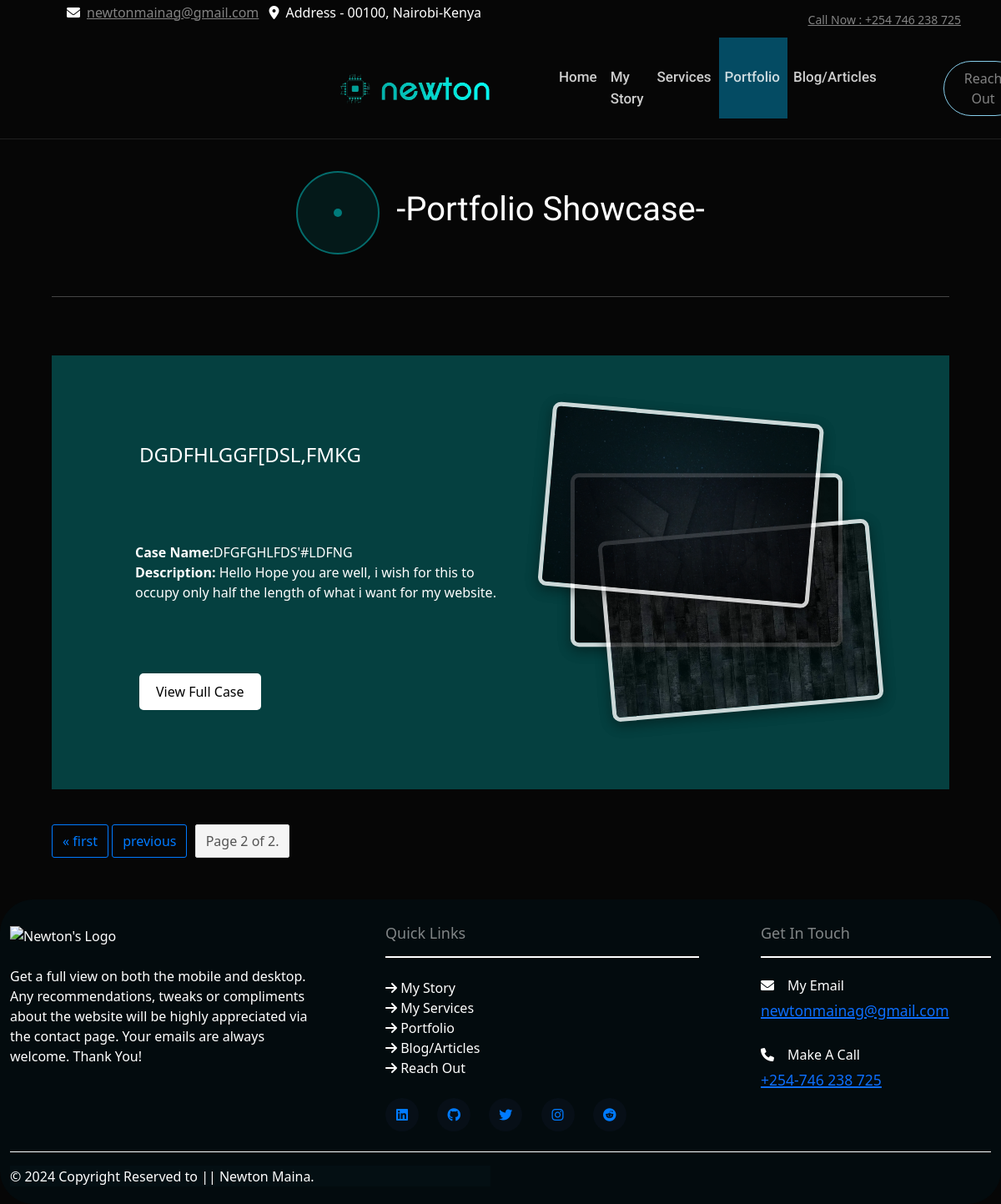
The app's page /portfolio?page=2, older data.
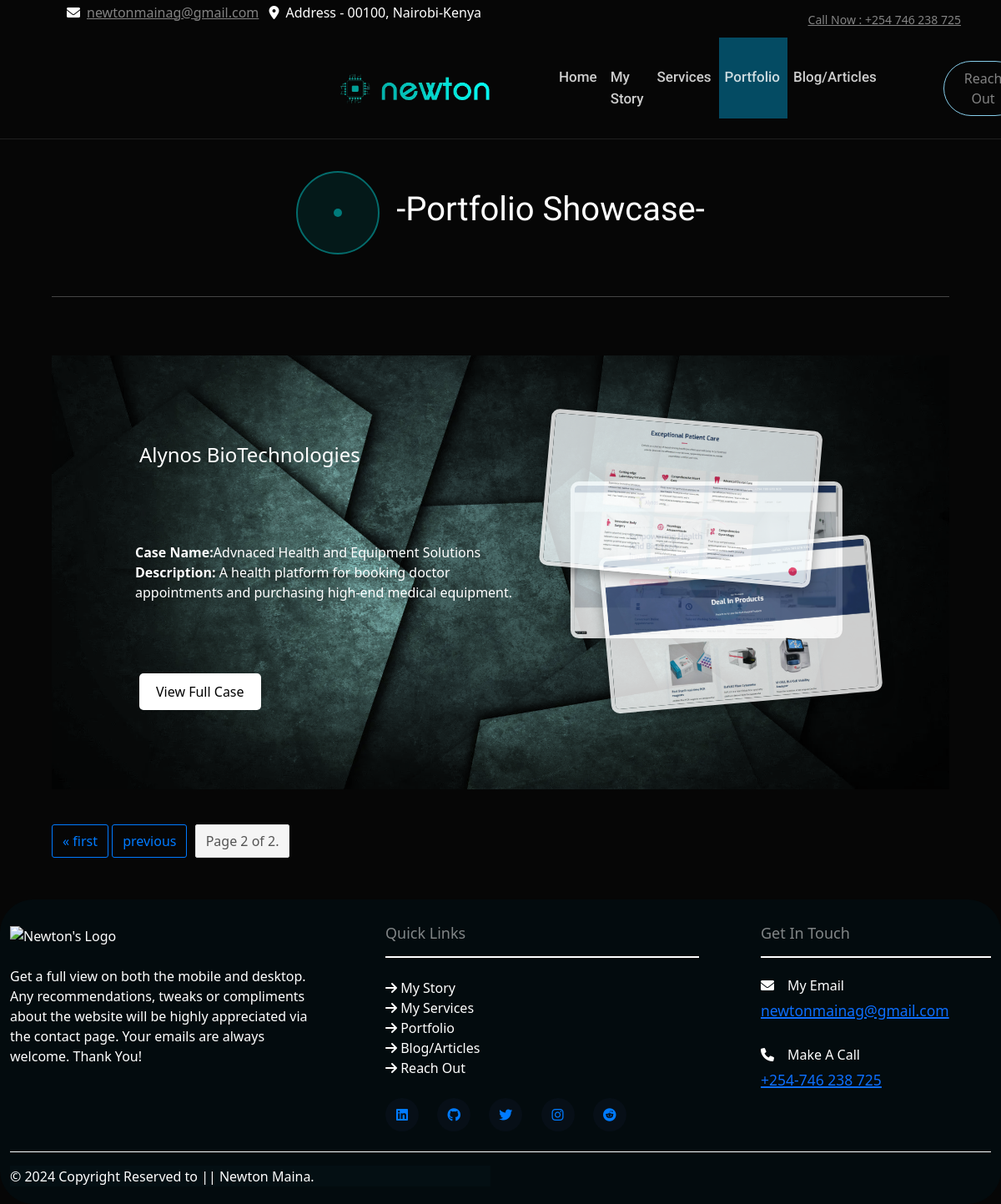
The same page, newer data.
### The_Website_v1/models.py (models this page shows, shortened)
class Project(models.Model):
    title = models.CharField(max_length=200)
    case_name = models.CharField(max_length=200)
    description = models.TextField()
    image01 = models.ImageField(upload_to='images/', default="More Content Will Be Added Soon")
    image1 = models.ImageField(upload_to='images/', default="More Content Will Be Added Soon")
    image2 = models.ImageField(upload_to='images/', default="More Content Will Be Added Soon")
    image3 = models.ImageField(upload_to='images/', default="More Content Will Be Added Soon")

### The_Website_v1/views.py (the view)
# urls.py: path('portfolio', views.portfolio, name ="portfolio"),
def portfolio(request):
    projects_list = Project.objects.all().order_by('id')
    paginator = Paginator(projects_list, 3)
    page_number = request.GET.get('page')
    try:
        page_obj = paginator.page(page_number)
    except PageNotAnInteger:
        page_obj = paginator.page(1)
    except EmptyPage:
        page_obj = paginator.page(paginator.num_pages)
    return render(request, 'portfolio.html', {'navbar': 'portfolio', 'page_obj': page_obj})

### The_Website_v1/templates/portfolio.html (shortened to what this page needs)
{% extends 'layout.html' %}
{% load static %}
{% block body %}
<div class="container">
    <div class="portfolio-section py-5">
        <section class="intro-section">
            <div class="big-circle">
                <div class="small-circle"></div>
            </div>
            <div class="retext">
                <h1>-Portfolio Showcase-</h1>
            </div>
        </section>
        <hr style="margin-bottom: 70px">
        {% for project in page_obj %}
            <div class="portfolio-item" style="background-image: url('{{ project.image01.url }}');">
                <div class="portfolio-content">
                    <h2 class="portfolio-title">{{ project.title }}</h2>
                    <p class="portfolio-description"><span class="font-weight-bold">Case Name:</span>{{ project.case_name }}<br><span class="font-weight-bold">Description: </span> {{ project.description }}</p>
                    <a href="{% url 'The_Website_v1:project_detail' project.pk %}" class="view-case-button">View Full Case</a>
                </div>
                <div class="portfolio-images">
                    <img src="{{ project.image2.url }}" alt="Image 2">
                    <img src="{{ project.image3.url }}" alt="Image 3">
                </div>
            </div>
        {% endfor %}
        <div class="pagination">
            <span class="step-links">
                {% if page_obj.has_previous %}
                    <a href="?page=1">&laquo; first</a>
                    <a href="?page={{ page_obj.previous_page_number }}">previous</a>
                {% endif %}
                <span class="current">
                    Page {{ page_obj.number }} of {{ page_obj.paginator.num_pages }}.
                </span>
            </span>
        </div>
    </div>
</div>
{% endblock %}

### The_Website_v1/templates/layout.html (shortened to what this page needs)
{% load static %}
<!DOCTYPE html>
<html lang="en">
<head>
    <link rel="stylesheet" href="https://cdnjs.cloudflare.com/ajax/libs/font-awesome/6.0.0-beta3/css/all.min.css">
    <link rel="stylesheet" href="{% static 'plugins/bootstrap/css/bootstrap.min.css' %}">
    <link rel="stylesheet" href="{% static 'css/styles.css' %}">
    <link href="https://cdn.jsdelivr.net/npm/bootstrap@5.3.3/dist/css/bootstrap.min.css" rel="stylesheet">
</head>
<body class="bg-background" id="top">
    <div class="container-fluid px-5 d-none d-lg-block position-relative">
        <div class="row gx-0">
            <div class="col-lg-8 text-center text-lg-start mb-2 mb-lg-0">
                <div class="d-inline-flex align-items-center" style="height: 45px;">
                    <ul>
                        <li class="list-inline-item"><a class="text-white-50" href="mailto:newtonmainag@gmail.com"><i class="fa-solid fa-envelope mr-2 text-white"></i>newtonmainag@gmail.com</a></li>
                        <li class="list-inline-item text-lg-center"><i class="fa-solid fa-location-dot mr-2"></i>Address - 00100, Nairobi-Kenya</li>
                    </ul>
                </div>
            </div>
            <div class="col-lg-4 text-center text-lg-end">
                <div class="d-inline-flex align-items-center" style="height: 45px;">
                    <div class="flex-lg-column">
                        <div class="text-lg-right top-right-bar mt-2 mt-lg-0">
                            <a class="text-white-50" href="tel:+254-746-238-725"><small>
                                <span class="text-white-50">Call Now : </span>
                                <span class="position-relative">+254 746 238 725</span></small>
                            </a>
                        </div>
                    </div>
                </div>
            </div>
        </div>
    </div>
    <nav id="main-navbar" class="navbar navbar-expand-lg navbar-light custom-navbar -px-4 px-lg-5 py-2 py-lg-0 py_rg-0">
                <a href="{% url 'The_Website_v1:home' %}" class="navbar-brand p-0">
                    <img src="{% static 'images/logo_01.webp' %}" alt="Newton's Logo" class="logo">
                </a>
                <div class="collapse navbar-collapse" id="navbarTogglerDemo03">
                    <div class="navbar-nav ms-auto py-0">
                        <ul class="navbar-nav mr-auto ml-5">
                            <li><a href="{% url 'The_Website_v1:home' %}" class="nav-item{% if navbar == 'home' %}nav-item nav-link active{% endif %} nav-item nav-link">Home</a></li>
                            <li><a href="{% url 'The_Website_v1:about' %}" class="nav-item{% if navbar == 'about' %}nav-item nav-link active{% endif %} nav-item nav-link">My Story</a></li>
                            <li><a href="{% url 'The_Website_v1:services' %}" class="nav-item{% if navbar == 'services' %}nav-item nav-link active{% endif %} nav-item nav-link">Services</a></li>
                            <li><a href="{% url 'The_Website_v1:portfolio' %}" class="nav-item{% if navbar == 'portfolio' %}nav-item nav-link active{% endif %} nav-item nav-link">Portfolio</a></li>
                            <li><a href="{% url 'The_Website_v1:blog_home' %}" class="nav-item{% if navbar == 'contact' %}nav-item nav-link{% endif %} nav-item nav-link">Blog/Articles</a></li>
                        </ul>
                    </div>
                    <ul class="navbar-nav ml-lg-5 ml-4 py-0">
                        <li class="nav-item {% if navbar == 'contact' %} text-success{% endif %}"><a href="{% url 'The_Website_v1:contact' %}" class="btn btn-light bg-transparent rounded-pill py-2 px-4 ms-lg-4 text-white-50" style="font-weight: 5">Reach Out</a></li>
                    </ul>
                </div>
            </nav>
    {% block body%}
    {% endblock %}
    <footer class="footer section gray-bg">
        <div class="container">
            <div class="row">
                <div class="col-lg-4 mr-auto col-sm-6">
                    <div class="widget mb-5 mb-lg-0">
                        <div class="footer-logo mb-4">
                            <img src="{% static 'images/logo_01.png' %}" alt="Newton's Logo" class="img-fluid" width="160" height="80">
                        </div>
                        <p>
                            Get a full view on both the mobile and
                            desktop. Any recommendations, tweaks or
                            compliments about the website will be highly
                            appreciated via the contact page. Your emails
                            are always welcome. Thank You!</p>
                    </div>
                </div>
                <div class="col-lg-4 mr-auto col-sm-6">
                    <div class="widget mb-5 mb-lg-0">
                        <h4 class="text-white-50 text-capitalize mb-3">Quick Links</h4>
                        <div class="divider links mb-4"></div>
                        <ul class="list-unstyled footer-menu list-group-horizontal">
                            <li><a class="nav-link" href="{% url 'The_Website_v1:about' %}"><i class="fa-solid fa-arrow-right"></i> My Story</a></li>
                            <li><a class="nav-link" href="{% url 'The_Website_v1:services' %}"><i class="fa-solid fa-arrow-right"></i> My Services</a></li>
                            <li><a class="nav-link" href="{% url 'The_Website_v1:portfolio' %}"><i class="fa-solid fa-arrow-right"></i> Portfolio</a></li>
                            <li><a class="nav-link" href="{% url 'The_Website_v1:blog_home' %}"><i class="fa-solid fa-arrow-right"></i> Blog/Articles</a></li>
                            <li><a class="nav-link" href="{% url 'The_Website_v1:contact' %}"><i class="fa-solid fa-arrow-right"></i> Reach Out</a></li>
                        </ul>
                    </div>
                    <ul class="list-inline footer-socials mt-4">
                        <li class="list-inline-item"><a href="https://www.linkedin.com/in/newton-maina-gatiba"><i class="fa-brands fa-linkedin"></i></a></li>
                        <li class="list-inline-item"><a href="https://www.github.com/Newton-Maina"><i class="fa-brands fa-github"></i></a></li>
                        <li class="list-inline-item"><a href="https://x.com/Hangwed69156671"><i class="fa-brands fa-twitter"></i></a></li>
                        <li class="list-inline-item"><a href="https://instagram.com/deceptive._j.i.n.g.e.r"><i class="fa-brands fa-instagram"></i></a></li>
                        <li class="list-inline-item"><a href="https://reddit.com/user/Limp-Vegetable3677"><i class="fa-brands fa-reddit"></i></a></li>
                    </ul>
                </div>
                <div class="col-lg-3 col-md-6 col-sm-6">
                    <div class="widget widget-contact mb-5 mb-lg-0">
                        <h4 class="text-white-50 text-capitalize mb-3">Get in Touch</h4>
                        <div class="divider mb-4"></div>
                        <div class="footer-contact-block mb-4">
                            <div class="icon d-flex align-items-center">
                                <i class="fa-solid fa-envelope mr-3"></i>
                                <span class="h6 mb-0">My Email</span>
                            </div>
                            <h5 class="mt-2"><a href="mailto:newtonmainag@gmail.com"><small>newtonmainag@gmail.com</small></a></h5>
                            <br>
                            <div class="icon d-flex align-items-center">
                                <i class="fa-solid fa-phone mr-3"></i>
                                <span class="h6 mb-0">Make A Call</span>
                            </div>
                            <h5 class="mt-2"><a href="tel:+254-746-238-725"><small>+254-746 238 725</small></a></h5>
                        </div>
                    </div>
                </div>
            </div>
            <div class="footer-btm py-3 mt-2">
                <div class="row align-items-center justify-content-between">
                    <div class="col-lg-6">
                        <div class="copyright">
                            &copy; 2024 Copyright Reserved to <span class="text-color">|| Newton Maina.</span>
                        </div>
                    </div>
                </div>
            </div>
        </div>
    </footer>
</body>
</html>

### The_Website_v1/static/css/styles.css (style rules this page uses)
.pagination { margin-top: 20px; text-align: center; }
.pagination .step-links { display: inline-block; margin: 0; padding: 0; }
.pagination .step-links a { color: #007bff; padding: 8px 12px; text-decoration: none; border: 1px solid #007bff; border-radius: 3px; margin-right: 5px; }
.pagination .step-links .current { color: #555; padding: 8px 12px; background-color: #f5f5f5; border: 1px solid #ddd; border-radius: 3px; margin-right: 5px; }
.pagination .step-links a:first-child, .pagination .step-links .current, .pagination .step-links a:last-child { margin-right: 0; }
.logo { margin-left: 150px; width: 200px; }
.navbar-light .navbar-nav .nav-link { font-family: 'Roboto', sans-serif; position: relative; padding: 35px 20px; color: rgba(255, 255, 255, 0.8) !important; font-size: 17px; font-weight: 500; outline: none; transition: padding 0.5s, color 0.5s; }
.navbar-light { background-color: rgba(128, 128, 128, 0); transition: background-color 0.3s ease; }
.navbar-light .navbar-brand img { max-height: 100px; transition: max-height 0.5s, margin-left 0.5s; margin-left: 350px; }
@media (min-width: 992px) { .navbar-light { position: fixed; width: 100%; top: 0; left: 0; border-bottom: 1px solid rgba(255, 255, 255, 0.1); z-index: 999; } }
@media (min-width: 992px) { .navbar-light .navbar-nav .nav-link::before { position: absolute; content: ""; width: 100%; height: 0; bottom: -1px; left: 0; background: #044b63; transition: height 0.5s, left 0.5s; z-index: -1; } }
@media (min-width: 992px) { .navbar-light .navbar-nav .nav-link:hover::before, .navbar-light .navbar-nav .nav-link.active::before { height: calc(100% + 1px); left: 1px; } }
.icon { display: inline-block; position: relative; }
.big-circle { position: relative; width: 100px; height: 100px; border: 2px solid rgb(4,108,108); background-color: rgba(4,108,108,0.2); border-radius: 50%; display: flex; justify-content: center; align-items: center; transition: transform 0.3s ease; }
.small-circle { width: 10px; height: 10px; background: rgb(0,123,123); border-radius: 50%; position: absolute; overflow: hidden; margin: auto; }
.retext { color: white; font-family: "Playwrite AU VIC", system-ui; font-size: 1rem; font-weight: bold; text-align: center; justify-content: center; margin-left: 20px; }
.btn.btn-light { position: relative; overflow: hidden; background-color: #87CEEB; border-color: #87CEEB; max-width: 100%; }
.btn.btn-light:before { content: ''; position: absolute; top: 0; left: -100%; width: 100%; height: 100%; background-color: rgba(0, 123, 255, 0.1); transition: left 0.3s ease; }
.portfolio-content { position: relative; z-index: 1; }
.portfolio-title { margin: 0; font-size: 24px; position: absolute; top: 20px; left: 20px; width: 180%; }
.view-case-button { display: flex; margin-top: 20px; padding: 10px 20px; background-color: #fff; color: #000; text-decoration: none; position: absolute; bottom: 10px; left: 20px; border-radius: 5px; transition: background-color 0.3s, color 0.3s; width: max-content; }
.portfolio-images { position: relative; height: 350px; width: 100%; left: 20px; }
.portfolio-images img::before { content: ""; position: absolute; top: -10px; bottom: -10px; left: -10px; right: -10px; border-radius: 10px; background: transparent; transition: background 0.3s; }
.footer { padding-top: 30px; padding-bottom: 5px; background: rgba(4,15,19,0.7); border-radius: 40px; margin-top: 10px; }
.footer .container { max-width: 1200px; }
.footer .widget .divider { height: 2px; background-color: #ffffff; margin-bottom: 20px; }
.footer .widget h4 { color: #ffffff; font-size: 18px; }
.footer .footer-socials li a { width: 40px; height: 40px; line-height: 40px; background: #070f17; color: rgb(0, 123, 255); display: inline-block; text-align: center; border-radius: 50%; margin-right: 10px; transition: background-color 0.5s ease, transform 0.5s ease; }
.footer .footer-socials li:last-child a { margin-right: 0; }
.footer-btm { border-top: 1px solid #ffffff; padding-top: 20px; }
.footer-btm .copyright { color: #ffffff; }
.copyright { border-top: 1px solid transparent; background: #040f13 !important; }

Row changes from the older to the newer data that the page shows:
removed Project: title "DGDFHLGGF[DSL,FMKG", case_name "DFGFGHLFDS'#LDFNG", description "Hello Hope you are well, i wish for this to occupy only half the length of what i want for my website.", image2 (picture), image3 (picture)
added Project: image01 (picture), title "Alynos BioTechnologies", case_name "Advnaced Health and Equipment Solutions", description "A health platform for booking doctor appointments and purchasing high-end medical equipment.", image2 (picture), image3 (picture)
